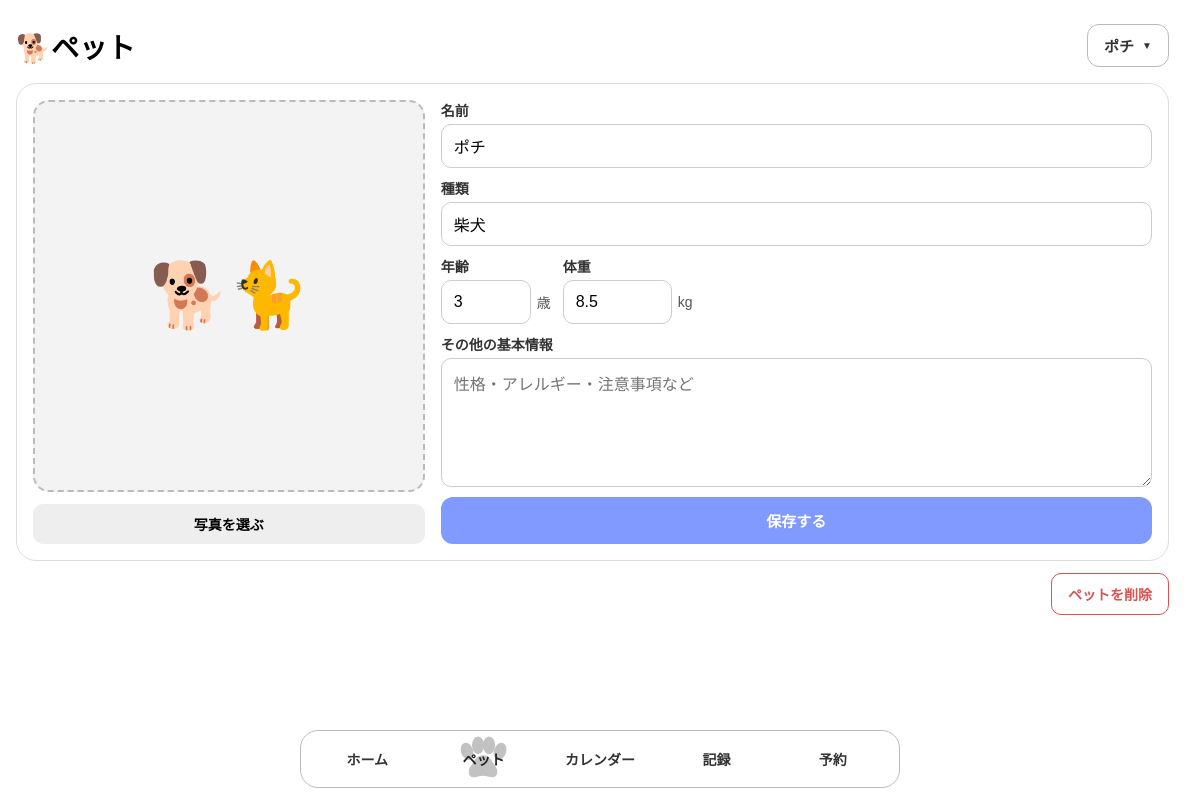
/pets, run on an earlier commit of the app's database.
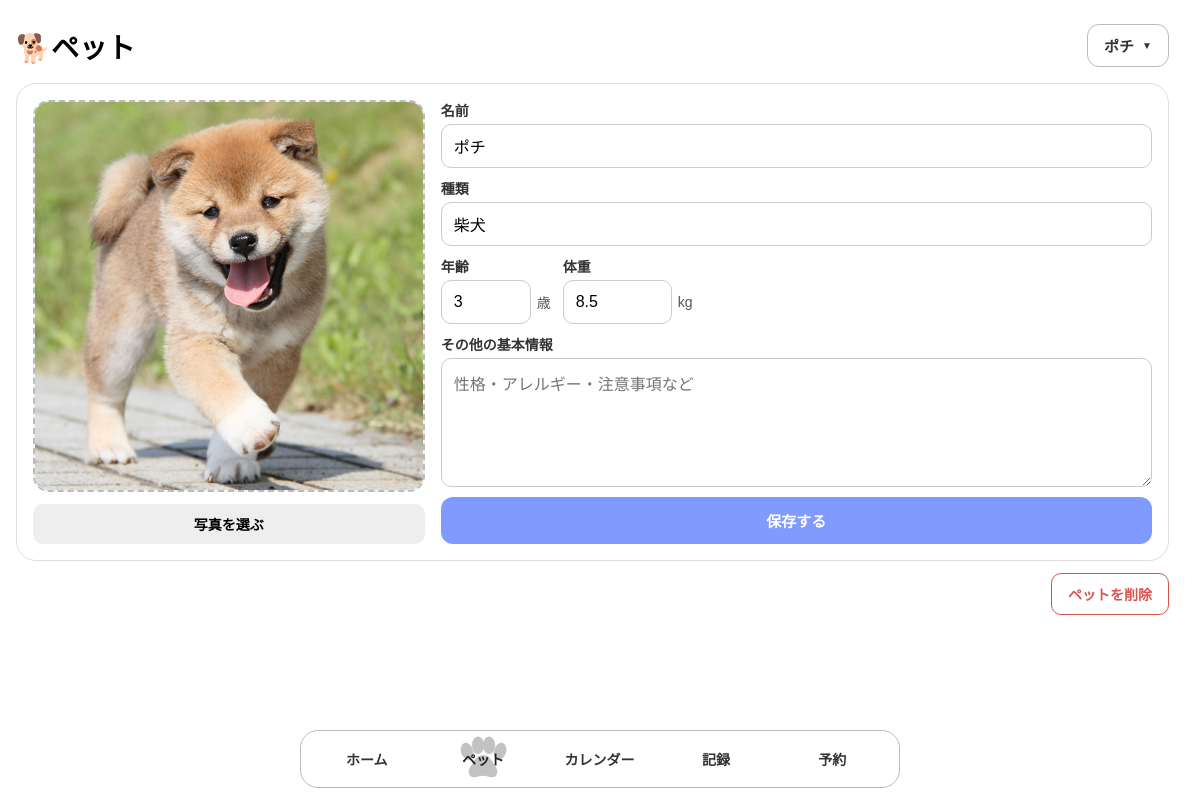
And on a later commit of the database.
### tables this page shows
CREATE TABLE pets (
            id INTEGER PRIMARY KEY AUTOINCREMENT,
            name TEXT NOT NULL,
            type TEXT,
            age INTEGER,
            weight REAL,
            note TEXT
        , photo TEXT);

### app.py (the view, shortened to what this page needs)
@app.route("/pets", methods=["GET", "POST"])  # ペットページで画面表示のGETと保存処理のPOSTを受け付ける
def pets():  # ペット画面の表示、新規登録、既存情報の更新を行う関数を定義する
    connection = get_db_connection()  # 登録済みのペット情報を取得するためSQLiteへ接続する
    pet_list = connection.execute(  # petsテーブルから登録されているすべてのペットを取得する
        """
        SELECT id, name, type, age, weight, note, photo
        FROM pets
        ORDER BY id
        """  # 登録された順番でペット情報を取得するSQLを書く
    ).fetchall()  # SQLの検索結果をすべて取得する
    selected_pet_id = request.args.get("pet_id")  # URLの?pet_id=〇から現在表示するペットIDを取得する
    mode = request.args.get("mode")  # 新規ペット追加画面かどうかを判定するためURLのmodeを取得する
    selected_pet = None  # 最初は選択中のペットが存在しない状態にしておく
    if mode != "new":  # 「ペットを追加」から開いた新規登録画面ではない場合
        if selected_pet_id:  # URLにペットIDが指定されている場合
            selected_pet = connection.execute(  # 指定されたIDのペット情報を取得する
                """
                SELECT id, name, type, age, weight, note, photo
                FROM pets
                WHERE id = ?
                """,  # URLで指定されたペット1匹を取得するSQLを書く
                (selected_pet_id,)  # URLから取得したペットIDをSQLへ渡す
            ).fetchone()  # 条件に一致したペット1匹分を取得する
        else:  # URLにpet_idが指定されていない場合
            selected_pet = connection.execute(  # 登録されている中で最もIDが小さいペットを取得する
                """
                SELECT id, name, type, age, weight, note, photo
                FROM pets
                ORDER BY id ASC
                LIMIT 1
                """  # IDの小さい順に並べ、最初の1匹だけ取得するSQLを書く
            ).fetchone()  # 最初のペット1匹分を取得する
    connection.close()  # ペット情報を取得し終わったのでSQLiteとの接続を終了する
    return render_template(
        "pets.html",  # pets.htmlを表示する
        pets=pet_list,  # 登録済みペット一覧をHTMLへ渡す
        selected_pet=selected_pet  # 現在選択されているペット情報をHTMLへ渡す
    )  # HTML表示処理を終了する

### app.py (called while the page is built)
def get_db_connection():  # SQLiteデータベースへ接続するための関数を定義する
    connection = sqlite3.connect(DATABASE)  # pets.dbというSQLiteデータベースへ接続する
    connection.row_factory = sqlite3.Row  # SQLで取得したデータを列名を使って扱えるようにする
    return connection  # 作成したデータベース接続を呼び出し元へ返す

### templates/pets.html (shortened to what this page needs)
<!DOCTYPE html>
<html lang="ja">
<head>
    <link rel="stylesheet" href="{{ url_for('static', filename='css/style.css') }}">
</head>
<body>
    <main class="page-content">
        <div class="pet-page-header">
            <h1>🐕ペット</h1>
            <div class="pet-switcher">
                <button id="pet-switch-button" class="pet-switch-button" type="button">
                    <span id="current-pet-name">
                        {% if selected_pet %}
                            {{ selected_pet['name'] }}
                        {% else %}
                            ペットを選択
                        {% endif %}
                    </span>
                    <span class="pet-switch-arrow">▼</span>
                </button>
            </div>
        </div>
        <form action="{{ url_for('pets') }}" method="POST" enctype="multipart/form-data">
            <section class="pet-profile-card">
                <div class="pet-photo-area">
                    <div class="pet-photo-box">
                        {% if selected_pet and selected_pet['photo'] %}
                            <img
                                class="pet-profile-photo"
                                src="{{ url_for('static', filename='images/pets/' + selected_pet['photo']) }}"
                                alt="{{ selected_pet['name'] }}の写真"
                            >
                        {% else %}
                            <span class="pet-photo-placeholder">🐕🐈</span>
                        {% endif %}
                    </div>
                    <label class="photo-select-button" for="pet-photo">
                        写真を選ぶ
                    </label>
                </div>
                <div class="pet-info-area">
                    <div class="pet-input-group">
                        <label for="pet-name">名前</label>
                        <input
                            id="pet-name"
                            name="name"
                            type="text"
                            value="{{ selected_pet['name'] if selected_pet else '' }}"
                            maxlength="30"
                            placeholder="例：ポチ"
                            required
                        >
                    </div>
                    <div class="pet-input-group">
                        <label for="pet-type">種類</label>
                        <input
                            id="pet-type"
                            name="type"
                            type="text"
                            value="{{ selected_pet['type'] if selected_pet else '' }}"
                            maxlength="30"
                            placeholder="例：柴犬"
                        >
                    </div>
                    <div class="pet-input-row">
                        <div class="pet-input-group">
                            <label for="pet-age">年齢</label>
                            <div class="input-with-unit">
                                <input
                                    id="pet-age"
                                    name="age"
                                    type="number"
                                    min="0"
                                    max="100"
                                    step="1"
                                    value="{{ selected_pet['age'] if selected_pet and selected_pet['age'] is not none else '' }}"
                                    placeholder="3"
                                >
                                <span>歳</span>
                            </div>
                        </div>
                        <div class="pet-input-group">
                            <label for="pet-weight">体重</label>
                            <div class="input-with-unit">
                                <input
                                    id="pet-weight"
                                    name="weight"
                                    type="number"
                                    min="0"
                                    max="500"
                                    step="0.1"
                                    value="{{ selected_pet['weight'] if selected_pet and selected_pet['weight'] is not none else '' }}"
                                    placeholder="8.5"
                                >
                                <span>kg</span>
                            </div>
                        </div>
                    </div>
                    <div class="pet-input-group pet-note-group">
                        <label for="pet-note">その他の基本情報</label>
                        <textarea
                            id="pet-note"
                            name="note"
                            maxlength="500"
                            placeholder="性格・アレルギー・注意事項など"
                        >{{ selected_pet['note'] if selected_pet else '' }}</textarea>
                    </div>
                    <button class="pet-save-button" type="submit">保存する</button>
                </div>
            </section>
        </form>
        {% if selected_pet %}
            <form
                action="{{ url_for('delete_pet', pet_id=selected_pet['id']) }}"
                method="POST"
                class="pet-delete-form"
                onsubmit="return confirm('このペットを削除しますか？');"
            >
                <button class="pet-delete-button" type="submit">
                    ペットを削除
                </button>
            </form>
        {% endif %}
    </main>
    <nav class="bottom-nav">
        <div class="nav-indicator" aria-hidden="true">
        </div>
        <a href="{{ url_for('home') }}" data-index="0">
            <span>ホーム</span>
        </a>
        <a href="{{ url_for('pets') }}" class="active" data-index="1">
            <span>ペット</span>
        </a>
        <a href="{{ url_for('calendar') }}" data-index="2">
            <span>カレンダー</span>
        </a>
        <a href="{{ url_for('records') }}" data-index="3">
            <span>記録</span>
        </a>
        <a href="{{ url_for('reservation') }}" data-index="4">
            <span>予約</span>
        </a>
    </nav>
</body>
</html>

### static/css/style.css (style rules this page uses)
body { margin: 0; font-family: sans-serif; background-color: #ffffff; }
html { scrollbar-gutter: stable; }
.page-content { padding: 24px 16px 100px; }
.page-content h1 { margin: 0; font-size: 28px; }
.bottom-nav { position: fixed; bottom: 12px; left: 50%; transform: translateX(-50%); width: calc(100% - 24px); max-width: 600px; display: flex; align-items: center; background-color: #ffffff; border: 1px solid #bbbbbb; border-radius: 18px; padding: 8px; box-sizing: border-box; overflow: hidden; }
.bottom-nav a { flex: 1; position: relative; z-index: 2; text-align: center; text-decoration: none; color: #333333; font-size: 14px; font-weight: 700; padding: 10px 0; }
.bottom-nav a span { position: relative; z-index: 2; }
.nav-indicator { position: absolute; top: 4px; height: calc(100% - 8px); background-color: transparent; z-index: 1; pointer-events: none; transition: left 0.3s ease, width 0.3s ease; }
.nav-paw { position: absolute; left: 50%; top: 50%; width: 55px; height: 50px; transform: translate(-50%, -50%); fill: #c2c2c2; }
.bottom-nav a.active span { color: #222222; text-shadow: none; }
.pet-profile-card { display: flex; gap: 16px; margin-top: 16px; padding: 16px; background-color: #ffffff; border: 1px solid #dddddd; border-radius: 20px; box-sizing: border-box; align-items: flex-start; }
.pet-photo-area { width: 35%; display: flex; flex-direction: column; align-items: center; gap: 12px; }
.pet-photo-box { width: 100%; aspect-ratio: 1 / 1; display: flex; justify-content: center; align-items: center; background-color: #f3f3f3; border: 2px dashed #bbbbbb; border-radius: 16px; box-sizing: border-box; overflow: hidden; }
.photo-select-button { width: 100%; padding: 10px; text-align: center; background-color: #eeeeee; border-radius: 10px; font-size: 14px; font-weight: 700; cursor: pointer; box-sizing: border-box; }
.pet-profile-photo { width: 100%; height: 100%; object-fit: cover; display: block; }
.pet-delete-form { margin-top: 12px; display: flex; justify-content: flex-end; }
.pet-delete-button { padding: 10px 16px; background-color: #ffffff; color: #d9534f; border: 1px solid #d9534f; border-radius: 10px; font-size: 14px; font-weight: 700; cursor: pointer; }
.pet-info-area { flex: 1; display: flex; flex-direction: column; gap: 10px; align-self: stretch; }
.pet-input-group { display: flex; flex-direction: column; gap: 4px; flex: initial; }
.pet-input-group label { font-size: 14px; font-weight: 700; color: #333333; }
.pet-input-group input { width: 100%; padding: 12px; border: 1px solid #cccccc; border-radius: 10px; font-size: 16px; box-sizing: border-box; outline: none; }
.pet-input-group textarea { width: 100%; padding: 12px; border: 1px solid #cccccc; border-radius: 10px; font-family: sans-serif; font-size: 16px; resize: vertical; box-sizing: border-box; outline: none; }
.pet-input-row { display: flex; gap: 12px; align-items: flex-start; }
.input-with-unit { display: flex; align-items: center; gap: 6px; }
.input-with-unit input { flex: 1; min-width: 0; }
.input-with-unit span { font-size: 14px; color: #555555; white-space: nowrap; }
.pet-save-button { width: 100%; padding: 13px; border: none; border-radius: 12px; background-color: #819aff; color: #ffffff; font-size: 15px; font-weight: 700; cursor: pointer; transition: transform 0.1s ease, background-color 0.1s ease; }
.pet-note-group { flex: 1; min-height: 0; }
.pet-note-group textarea { flex: 1; min-height: 120px; }
.pet-page-header { display: flex; justify-content: space-between; align-items: center; position: relative; }
.pet-switcher { position: relative; }
.pet-switch-button { display: flex; align-items: center; gap: 8px; padding: 10px 16px; background-color: #ffffff; border: 1px solid #bbbbbb; border-radius: 12px; font-size: 15px; font-weight: 700; color: #333333; cursor: pointer; }
.pet-switch-arrow { font-size: 10px; }

What changed in the data, as far as the page shows it:
changed pets "ポチ": photo: picture added
